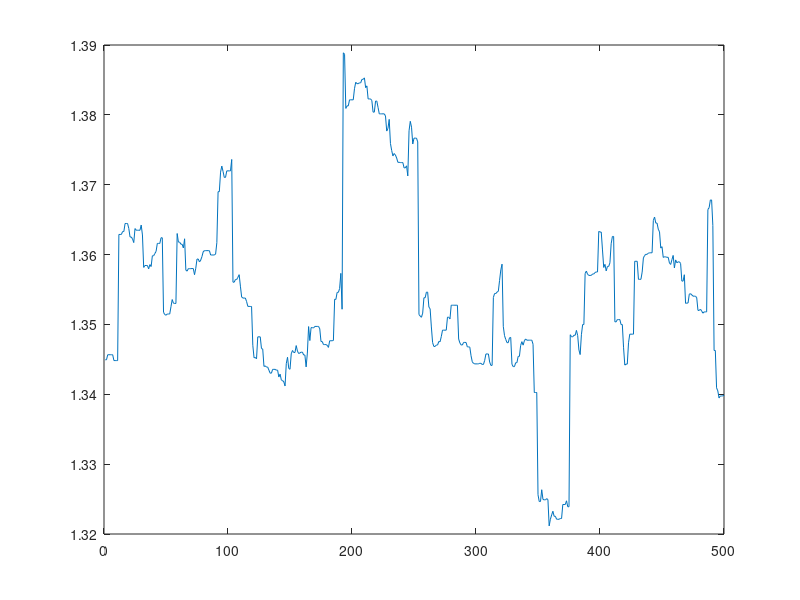

This figure's MATLAB source:
#Script for generating Random Currency Signal from LEngth, initial value and variation parameter
#Created by: (Olivier Sirois)

clear

StartConstant = 1.35;
TotalLength = 500;
VariationParameter = 0.005;
NumDerivatives = 40;

#FinalValue(1:TotalLength) = StartConstant;

Duration(1:NumDerivatives) = 0;

for i = 1:NumDerivatives
  tempnoise = normrnd(0,VariationParameter/(5*i));
  for j = 1:TotalLength
    if Duration(i) > 0
      Duration(i) = Duration(i) - 1;
      noise(i, j) = tempnoise;
      endif
      
    if Duration(i) == 0
      Duration(i) = ceil([0,abs(normrnd(30,30))])(2);
      tempnoise = normrnd(0,VariationParameter/(0.5*i));
      noise(i,j) = tempnoise;
      endif
    endfor
  endfor  
  
Position(1:TotalLength) = (1:TotalLength);

for x = 1:TotalLength 
  #noise(x) = normrnd(0, VariationParameter);
endfor

for i = 1:TotalLength
  FinalNoise(i) = 0;
  for j = 1:NumDerivatives
    FinalNoise(i) = FinalNoise(i) + noise(j, i);
    endfor
  endfor 

FinalValue(1:TotalLength) = FinalNoise + StartConstant;
plot(Position, FinalValue)

clear